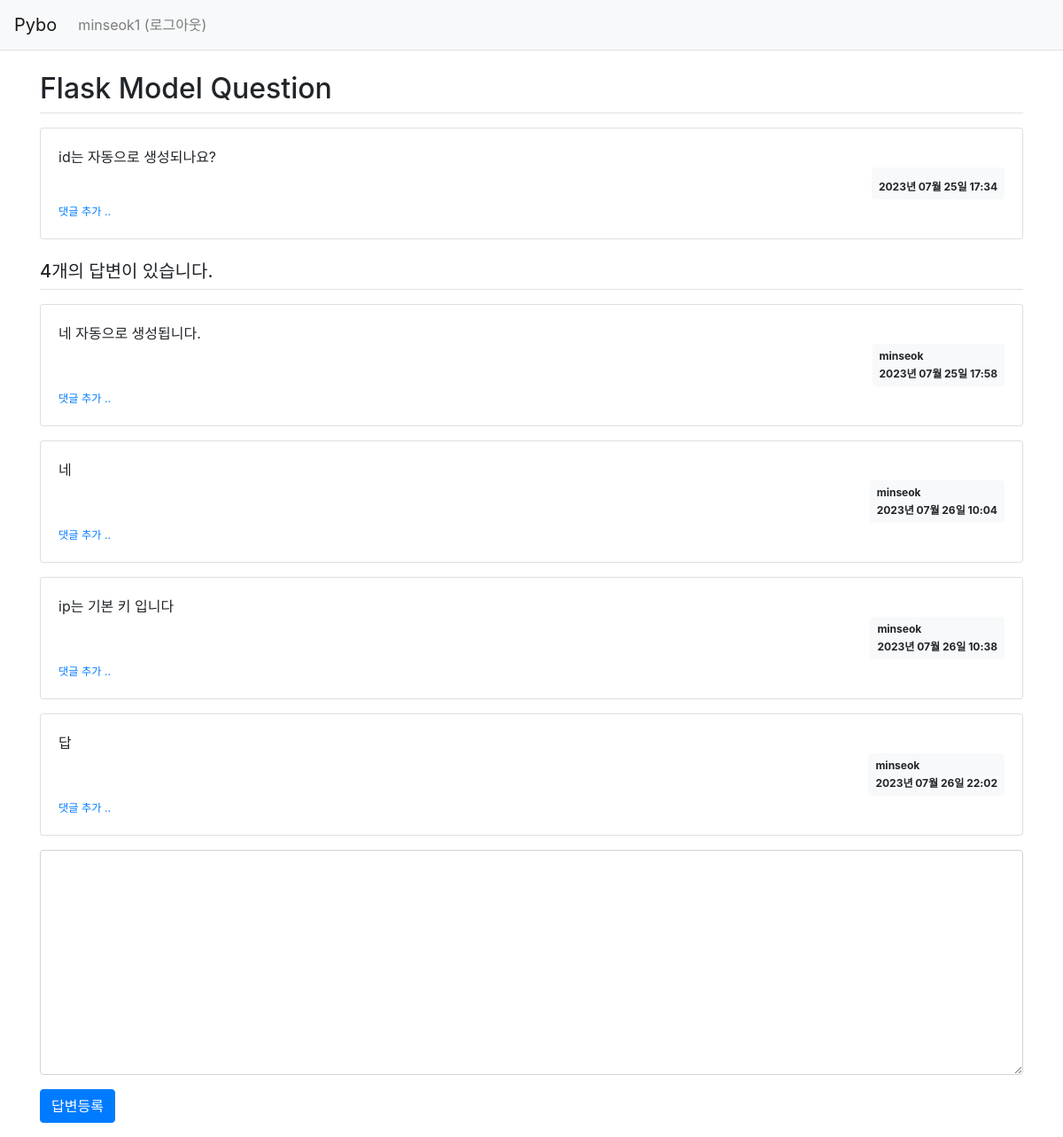
Page /question/detail/2/ (signed in) on the committed database.
### pybo/models.py (models this page shows)
class User(db.Model):
    id = db.Column(db.Integer, primary_key=True)
    username = db.Column(db.String(200), unique=True, nullable=False)
    password = db.Column(db.String(200), nullable=False)
    email = db.Column(db.String(120), unique=True, nullable=False)

class Question(db.Model):
    id = db.Column(db.Integer, primary_key=True)
    subject = db.Column(db.String(200), nullable=False)
    content = db.Column(db.Text(), nullable=False)
    create_date = db.Column(db.DateTime(), nullable=False)
    user_id = db.Column(db.Integer, db.ForeignKey('user.id', ondelete='CASCADE'), nullable=True)
    user = db.relationship('User', backref=db.backref('question_set'))
    modify_date = db.Column(db.DateTime(), nullable=True)

class Answer(db.Model):
    id = db.Column(db.Integer, primary_key=True)
    question_id = db.Column(db.Integer, db.ForeignKey('question.id', ondelete='CASCADE'))
    question = db.relationship('Question', backref=db.backref('answer_set', ))
    content = db.Column(db.Text(), nullable=False)
    create_date = db.Column(db.DateTime(), nullable=False)
    user_id = db.Column(db.Integer, db.ForeignKey('user.id', ondelete='CASCADE'), nullable=False)
    user = db.relationship('User', backref=db.backref('answer_set'))
    modify_date = db.Column(db.DateTime(), nullable=True)

### pybo/views/question_views.py (the view)
@bp.route('/detail/<int:question_id>/')
def detail(question_id):
    form = AnswerForm()
    question = Question.query.get_or_404(question_id)
    return render_template('question/question_detail.html', question=question, form=form)

### pybo/forms.py
class AnswerForm(FlaskForm):
    content = TextAreaField('내용', validators=[DataRequired('내용은 필수 입력 항목입니다.')])

### pybo/filter.py (called while the page is built)
def format_datetime(value, fmt='%Y년 %m월 %d일 %H:%M'):
    return value.strftime(fmt)

### pybo/views/auth_views.py (called while the page is built)
@bp.before_app_request
def load_logged_in_user():
    user_id = session.get('user_id')
    if user_id is None:
        g.user = None
    else:
        g.user = User.query.get(user_id)

### pybo/templates/question/question_detail.html (shortened to what this page needs)
{% extends 'base.html' %}
{% block content %}
<div class="container my-3">
    <h2 class="border-bottom py-2">{{ question.subject }}</h2>
        <div class="card my-3">
            <div class="card-body">
                <div class="card-text" style="white-space: pre-line;">{{ question.content }}</div>
                <div class="d-flex justify-content-end">
                    <div class="badge badge-light p-2 text-left">
                        <div>{{ question.create_date|datetime }}</div>
                    </div>
                </div>
                <div>
                    <a href="{{ url_for('comment.create_question', question_id=question.id) }}"
                       class="small"><small>댓글 추가 ..</small></a>
                </div>
            </div>
        </div>
    <h5 class="border-bottom my-3 py-2">{{ question.answer_set|length }}개의 답변이 있습니다.</h5>
    {% for answer in question.answer_set %}
    <div class="card my-3">
        <div class="card-body">
            <div class="card-text" style="white-space: pre-line;">{{ answer.content }}</div>
            <div class="d-flex justify-content-end">
                <div class="badge badge-light p-2 text-left">
                    <div class="mb-2">{{ answer.user.username }}</div>
                    <div>{{ answer.create_date|datetime }}</div>
                </div>
            </div>
            <div>
                <a href="{{ url_for('comment.create_answer', question_id=question.id) }}"
                   class="small"><small>댓글 추가 ..</small></a>
            </div>
        </div>
    </div>
    {% endfor %}
    <form action="{{ url_for('answer.create', question_id=question.id) }}" method="post" class="my-3">
        <div class="form-group">
            <textarea {% if not g.user %}disabled{% endif %} name="content" id="content" class="form-control" rows="10"></textarea>
        </div>
        <input type="submit" value="답변등록" class="btn btn-primary">
    </form>
</div>
{% endblock %}

### pybo/templates/navbar.html (shortened to what this page needs)
<nav class="navbar navbar-expand-lg navbar-light bg-light border-bottom">
  <a class="navbar-brand" href="{{ url_for('main.index') }}">Pybo</a>
  <div class="collapse navbar-collapse flex-grow-0" id="navbarNav">
    {% if g.user %}
    <ul class="navbar-nav">
      <li class="nav-item">
        <a class="nav-link" href="{{ url_for('auth.logout') }}">{{ g.user.username }} (로그아웃)</a>
      </li>
    </ul>
    {% endif %}
  </div>
</nav>

### rows in the picture
User: user.username "minseok1"
Question: subject "Flask Model Question", content "id는 자동으로 생성되나요?", create_date "2023년 07월 25일 17:34"
Answer: content "네 자동으로 생성됩니다.", user.username "minseok", create_date "2023년 07월 25일 17:58"
Answer: content "네", user.username "minseok", create_date "2023년 07월 26일 10:04"
Answer: content "ip는 기본 키 입니다", user.username "minseok", create_date "2023년 07월 26일 10:38"
Answer: content "답", user.username "minseok", create_date "2023년 07월 26일 22:02"

### other values in the picture
{{ question.answer_set|length }} "4"
